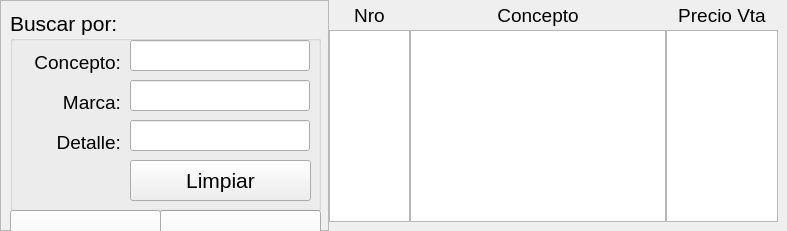
         <widget class="QWidget" name="page_buscar">
          <layout class="QHBoxLayout" name="horizontalLayout_11">
           <property name="spacing">
            <number>0</number>
           </property>
           <property name="leftMargin">
            <number>0</number>
           </property>
           <property name="topMargin">
            <number>0</number>
           </property>
           <property name="rightMargin">
            <number>0</number>
           </property>
           <property name="bottomMargin">
            <number>0</number>
           </property>
           <item>
            <widget class="QFrame" name="frame_24">
             <property name="minimumSize">
              <size>
               <width>329</width>
               <height>0</height>
              </size>
             </property>
             <property name="maximumSize">
              <size>
               <width>329</width>
               <height>16777215</height>
              </size>
             </property>
             <property name="frameShape">
              <enum>QFrame::StyledPanel</enum>
             </property>
             <property name="frameShadow">
              <enum>QFrame::Raised</enum>
             </property>
             <widget class="QLabel" name="label_Imagen_4">
              <property name="geometry">
               <rect>
                <x>9</x>
                <y>270</y>
                <width>311</width>
                <height>250</height>
               </rect>
              </property>
              <property name="styleSheet">
               <string notr="true">border: 1px solid rgb(0,0,255);
background-color: rgb(255,255,255);</string>
              </property>
              <property name="text">
               <string>Sin Imagen</string>
              </property>
              <property name="alignment">
               <set>Qt::AlignCenter</set>
              </property>
             </widget>
             <widget class="QPushButton" name="push_Cargar_3">
              <property name="geometry">
               <rect>
                <x>160</x>
                <y>210</y>
                <width>161</width>
                <height>61</height>
               </rect>
              </property>
              <property name="font">
               <font>
                <pointsize>18</pointsize>
                <italic>false</italic>
               </font>
              </property>
              <property name="text">
               <string>Cargar</string>
              </property>
             </widget>
             <widget class="QGroupBox" name="groupBox_19">
              <property name="geometry">
               <rect>
                <x>10</x>
                <y>10</y>
                <width>311</width>
                <height>201</height>
               </rect>
              </property>
              <property name="font">
               <font>
                <pointsize>16</pointsize>
               </font>
              </property>
              <property name="title">
               <string>Buscar por:</string>
              </property>
              <widget class="QLineEdit" name="line_Concepto_2">
               <property name="geometry">
                <rect>
                 <x>120</x>
                 <y>30</y>
                 <width>180</width>
                 <height>31</height>
                </rect>
               </property>
               <property name="font">
                <font>
                 <pointsize>14</pointsize>
                </font>
               </property>
              </widget>
              <widget class="QLabel" name="label_68">
               <property name="geometry">
                <rect>
                 <x>10</x>
                 <y>120</y>
                 <width>101</width>
                 <height>25</height>
                </rect>
               </property>
               <property name="font">
                <font>
                 <pointsize>14</pointsize>
                </font>
               </property>
               <property name="text">
                <string>Detalle:</string>
               </property>
               <property name="alignment">
                <set>Qt::AlignRight|Qt::AlignTrailing|Qt::AlignVCenter</set>
               </property>
              </widget>
              <widget class="QLabel" name="label_69">
               <property name="geometry">
                <rect>
                 <x>10</x>
                 <y>80</y>
                 <width>101</width>
                 <height>25</height>
                </rect>
               </property>
               <property name="font">
                <font>
                 <pointsize>14</pointsize>
                </font>
               </property>
               <property name="text">
                <string>Marca:</string>
               </property>
               <property name="alignment">
                <set>Qt::AlignRight|Qt::AlignTrailing|Qt::AlignVCenter</set>
               </property>
              </widget>
              <widget class="QLineEdit" name="line_Detalle_2">
               <property name="geometry">
                <rect>
                 <x>120</x>
                 <y>110</y>
                 <width>180</width>
                 <height>31</height>
                </rect>
               </property>
               <property name="font">
                <font>
                 <pointsize>14</pointsize>
                </font>
               </property>
              </widget>
              <widget class="QLabel" name="label_70">
               <property name="geometry">
                <rect>
                 <x>10</x>
                 <y>40</y>
                 <width>101</width>
                 <height>25</height>
                </rect>
               </property>
               <property name="font">
                <font>
                 <pointsize>14</pointsize>
                </font>
               </property>
               <property name="text">
                <string>Concepto:</string>
               </property>
               <property name="alignment">
                <set>Qt::AlignRight|Qt::AlignTrailing|Qt::AlignVCenter</set>
               </property>
              </widget>
              <widget class="QLineEdit" name="line_Marca_2">
               <property name="geometry">
                <rect>
                 <x>120</x>
                 <y>70</y>
                 <width>180</width>
                 <height>31</height>
                </rect>
               </property>
               <property name="font">
                <font>
                 <pointsize>14</pointsize>
                </font>
               </property>
              </widget>
              <widget class="QPushButton" name="push_Limpiar_2">
               <property name="geometry">
                <rect>
                 <x>120</x>
                 <y>150</y>
                 <width>181</width>
                 <height>41</height>
                </rect>
               </property>
               <property name="font">
                <font>
                 <italic>false</italic>
                </font>
               </property>
               <property name="text">
                <string>Limpiar</string>
               </property>
              </widget>
             </widget>
             <widget class="QPushButton" name="push_Salir">
              <property name="geometry">
               <rect>
                <x>10</x>
                <y>210</y>
                <width>151</width>
                <height>61</height>
               </rect>
              </property>
              <property name="font">
               <font>
                <pointsize>14</pointsize>
                <italic>false</italic>
               </font>
              </property>
              <property name="text">
               <string>Volver</string>
              </property>
             </widget>
             <widget class="QCheckBox" name="checkBox">
              <property name="geometry">
               <rect>
                <x>20</x>
                <y>520</y>
                <width>301</width>
                <height>31</height>
               </rect>
              </property>
              <property name="font">
               <font>
                <pointsize>14</pointsize>
               </font>
              </property>
              <property name="text">
               <string>Incluir productos eliminados</string>
              </property>
             </widget>
            </widget>
           </item>
           <item>
            <widget class="QFrame" name="frame_27">
             <property name="minimumSize">
              <size>
               <width>81</width>
               <height>0</height>
              </size>
             </property>
             <property name="maximumSize">
              <size>
               <width>81</width>
               <height>16777215</height>
              </size>
             </property>
             <property name="frameShape">
              <enum>QFrame::NoFrame</enum>
             </property>
             <property name="frameShadow">
              <enum>QFrame::Raised</enum>
             </property>
             <layout class="QVBoxLayout" name="verticalLayout_8">
              <property name="spacing">
               <number>0</number>
              </property>
              <property name="leftMargin">
               <number>0</number>
              </property>
              <property name="topMargin">
               <number>0</number>
              </property>
              <property name="rightMargin">
               <number>0</number>
              </property>
              <property name="bottomMargin">
               <number>9</number>
              </property>
              <item>
               <widget class="QLabel" name="label_71">
                <property name="minimumSize">
                 <size>
                  <width>0</width>
                  <height>30</height>
                 </size>
                </property>
                <property name="font">
                 <font>
                  <pointsize>14</pointsize>
                 </font>
                </property>
                <property name="text">
                 <string>Nro</string>
                </property>
                <property name="alignment">
                 <set>Qt::AlignCenter</set>
                </property>
               </widget>
              </item>
              <item>
               <widget class="QListWidget" name="listWidget">
                <property name="font">
                 <font>
                  <family>MS Shell Dlg 2</family>
                  <pointsize>14</pointsize>
                 </font>
                </property>
               </widget>
              </item>
             </layout>
            </widget>
           </item>
           <item>
            <widget class="QFrame" name="frame_28">
             <property name="frameShape">
              <enum>QFrame::NoFrame</enum>
             </property>
             <property name="frameShadow">
              <enum>QFrame::Raised</enum>
             </property>
             <layout class="QVBoxLayout" name="verticalLayout_11">
              <property name="spacing">
               <number>0</number>
              </property>
              <property name="leftMargin">
               <number>0</number>
              </property>
              <property name="topMargin">
               <number>0</number>
              </property>
              <property name="rightMargin">
               <number>0</number>
              </property>
              <property name="bottomMargin">
               <number>9</number>
              </property>
              <item>
               <widget class="QLabel" name="label_72">
                <property name="minimumSize">
                 <size>
                  <width>0</width>
                  <height>30</height>
                 </size>
                </property>
                <property name="font">
                 <font>
                  <pointsize>14</pointsize>
                 </font>
                </property>
                <property name="text">
                 <string>Concepto</string>
                </property>
                <property name="alignment">
                 <set>Qt::AlignCenter</set>
                </property>
               </widget>
              </item>
              <item>
               <widget class="QListWidget" name="listWidget_11">
                <property name="font">
                 <font>
                  <family>MS Shell Dlg 2</family>
                  <pointsize>14</pointsize>
                 </font>
                </property>
               </widget>
              </item>
             </layout>
            </widget>
           </item>
           <item>
            <widget class="QFrame" name="frame_29">
             <property name="minimumSize">
              <size>
               <width>121</width>
               <height>0</height>
              </size>
             </property>
             <property name="maximumSize">
              <size>
               <width>121</width>
               <height>16777215</height>
              </size>
             </property>
             <property name="frameShape">
              <enum>QFrame::NoFrame</enum>
             </property>
             <property name="frameShadow">
              <enum>QFrame::Raised</enum>
             </property>
             <layout class="QVBoxLayout" name="verticalLayout_10">
              <property name="spacing">
               <number>0</number>
              </property>
              <property name="leftMargin">
               <number>0</number>
              </property>
              <property name="topMargin">
               <number>0</number>
              </property>
              <property name="rightMargin">
               <number>9</number>
              </property>
              <property name="bottomMargin">
               <number>9</number>
              </property>
              <item>
               <widget class="QLabel" name="label_73">
                <property name="minimumSize">
                 <size>
                  <width>0</width>
                  <height>30</height>
                 </size>
                </property>
                <property name="font">
                 <font>
                  <pointsize>14</pointsize>
                 </font>
                </property>
                <property name="text">
                 <string>Precio Vta</string>
                </property>
                <property name="alignment">
                 <set>Qt::AlignCenter</set>
                </property>
               </widget>
              </item>
              <item>
               <widget class="QListWidget" name="listWidget_12">
                <property name="font">
                 <font>
                  <family>MS Shell Dlg 2</family>
                  <pointsize>14</pointsize>
                 </font>
                </property>
               </widget>
              </item>
             </layout>
            </widget>
           </item>
          </layout>
         </widget>
